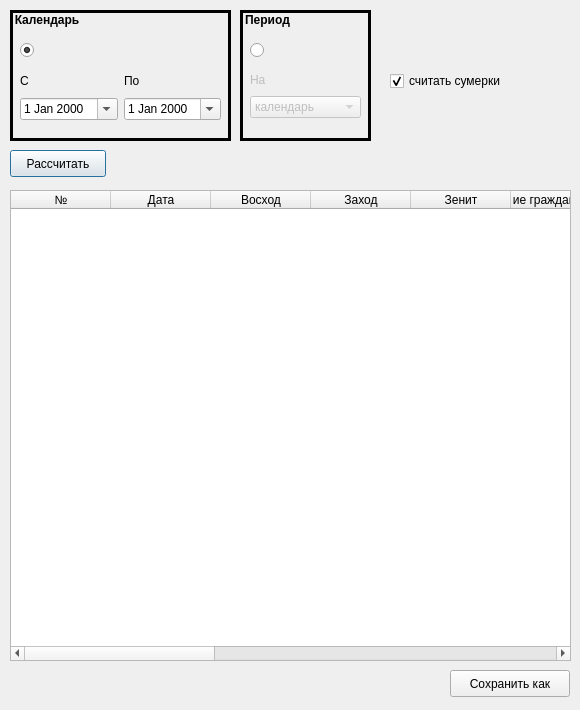
<?xml version="1.0" encoding="UTF-8"?>
<ui version="4.0">
 <class>DialogTableView</class>
 <widget class="QDialog" name="DialogTableView">
  <property name="geometry">
   <rect>
    <x>0</x>
    <y>0</y>
    <width>580</width>
    <height>710</height>
   </rect>
  </property>
  <property name="maximumSize">
   <size>
    <width>580</width>
    <height>710</height>
   </size>
  </property>
  <property name="windowTitle">
   <string>Dialog</string>
  </property>
  <widget class="QTableWidget" name="tableWidget">
   <property name="geometry">
    <rect>
     <x>10</x>
     <y>190</y>
     <width>561</width>
     <height>471</height>
    </rect>
   </property>
   <property name="maximumSize">
    <size>
     <width>580</width>
     <height>710</height>
    </size>
   </property>
   <property name="gridStyle">
    <enum>Qt::SolidLine</enum>
   </property>
   <property name="columnCount">
    <number>14</number>
   </property>
   <column>
    <property name="text">
     <string>№</string>
    </property>
   </column>
   <column>
    <property name="text">
     <string>Дата</string>
    </property>
   </column>
   <column>
    <property name="text">
     <string>Восход</string>
    </property>
   </column>
   <column>
    <property name="text">
     <string>Заход</string>
    </property>
   </column>
   <column>
    <property name="text">
     <string>Зенит</string>
    </property>
   </column>
   <column>
    <property name="text">
     <string>Утренние гражданские сумерки</string>
    </property>
   </column>
   <column>
    <property name="text">
     <string>Утренние навигационные сумерки</string>
    </property>
   </column>
   <column>
    <property name="text">
     <string>Утренние астрономические сумерки</string>
    </property>
   </column>
   <column>
    <property name="text">
     <string>Вечерние гражданские сумерки</string>
    </property>
   </column>
   <column>
    <property name="text">
     <string>Вечерние навигационные сумерки</string>
    </property>
   </column>
   <column>
    <property name="text">
     <string>Вечерние астрономические сумерки</string>
    </property>
   </column>
   <column>
    <property name="text">
     <string>Утренняя сандхья как 1/10 от суток</string>
    </property>
   </column>
   <column>
    <property name="text">
     <string>Утренняя сандхья как 1/10 от половины суток</string>
    </property>
   </column>
   <column>
    <property name="text">
     <string>Утренняя сандхья как 1/10 от светового дня</string>
    </property>
   </column>
  </widget>
  <widget class="QGroupBox" name="groupBoxPeriod">
   <property name="geometry">
    <rect>
     <x>240</x>
     <y>10</y>
     <width>131</width>
     <height>131</height>
    </rect>
   </property>
   <property name="sizePolicy">
    <sizepolicy hsizetype="Fixed" vsizetype="Fixed">
     <horstretch>0</horstretch>
     <verstretch>0</verstretch>
    </sizepolicy>
   </property>
   <property name="styleSheet">
    <string notr="true">QGroupBox
{
             border: 3px solid black;                    
             background-color: rgba(255, 255, 255, 0);
			   font: bold;
}
QGroupBox::title
{
		left: 3px;
		top: 3px;
}</string>
   </property>
   <property name="title">
    <string>Период</string>
   </property>
   <widget class="QRadioButton" name="radioButtonPeriod">
    <property name="geometry">
     <rect>
      <x>10</x>
      <y>30</y>
      <width>20</width>
      <height>21</height>
     </rect>
    </property>
    <property name="text">
     <string/>
    </property>
   </widget>
   <widget class="QWidget" name="layoutWidget">
    <property name="geometry">
     <rect>
      <x>10</x>
      <y>60</y>
      <width>111</width>
      <height>52</height>
     </rect>
    </property>
    <layout class="QVBoxLayout" name="verticalLayout_3">
     <item>
      <widget class="QLabel" name="label_3">
       <property name="enabled">
        <bool>false</bool>
       </property>
       <property name="sizePolicy">
        <sizepolicy hsizetype="Fixed" vsizetype="Fixed">
         <horstretch>0</horstretch>
         <verstretch>0</verstretch>
        </sizepolicy>
       </property>
       <property name="text">
        <string>На</string>
       </property>
      </widget>
     </item>
     <item>
      <widget class="QComboBox" name="comboBoxPeriod">
       <property name="enabled">
        <bool>false</bool>
       </property>
       <property name="currentIndex">
        <number>0</number>
       </property>
       <item>
        <property name="text">
         <string>календарь</string>
        </property>
       </item>
       <item>
        <property name="text">
         <string>месяц</string>
        </property>
       </item>
       <item>
        <property name="text">
         <string>два месяца</string>
        </property>
       </item>
       <item>
        <property name="text">
         <string>три месяца</string>
        </property>
       </item>
       <item>
        <property name="text">
         <string>полгода</string>
        </property>
       </item>
       <item>
        <property name="text">
         <string>год</string>
        </property>
       </item>
       <item>
        <property name="text">
         <string>два года</string>
        </property>
       </item>
       <item>
        <property name="text">
         <string>три года</string>
        </property>
       </item>
       <item>
        <property name="text">
         <string>10 лет</string>
        </property>
       </item>
      </widget>
     </item>
    </layout>
   </widget>
  </widget>
  <widget class="QGroupBox" name="groupBoxCalendar">
   <property name="geometry">
    <rect>
     <x>10</x>
     <y>10</y>
     <width>221</width>
     <height>131</height>
    </rect>
   </property>
   <property name="sizePolicy">
    <sizepolicy hsizetype="Fixed" vsizetype="Fixed">
     <horstretch>0</horstretch>
     <verstretch>0</verstretch>
    </sizepolicy>
   </property>
   <property name="styleSheet">
    <string notr="true">QGroupBox
{
             border: 3px solid black;                    
             background-color: rgba(255, 255, 255, 0);
			   font: bold;
}
QGroupBox::title
{
		left: 3px;
		top: 3px;
}</string>
   </property>
   <property name="title">
    <string>Календарь</string>
   </property>
   <widget class="QWidget" name="layoutWidget_2">
    <property name="geometry">
     <rect>
      <x>10</x>
      <y>60</y>
      <width>201</width>
      <height>54</height>
     </rect>
    </property>
    <layout class="QHBoxLayout" name="horizontalLayout">
     <item>
      <layout class="QVBoxLayout" name="verticalLayout">
       <item>
        <widget class="QLabel" name="label">
         <property name="sizePolicy">
          <sizepolicy hsizetype="Fixed" vsizetype="Fixed">
           <horstretch>0</horstretch>
           <verstretch>0</verstretch>
          </sizepolicy>
         </property>
         <property name="text">
          <string>С</string>
         </property>
        </widget>
       </item>
       <item>
        <widget class="QDateEdit" name="dateEditBegin">
         <property name="sizePolicy">
          <sizepolicy hsizetype="Minimum" vsizetype="Fixed">
           <horstretch>0</horstretch>
           <verstretch>0</verstretch>
          </sizepolicy>
         </property>
         <property name="currentSection">
          <enum>QDateTimeEdit::DaySection</enum>
         </property>
         <property name="calendarPopup">
          <bool>true</bool>
         </property>
         <property name="timeSpec">
          <enum>Qt::LocalTime</enum>
         </property>
        </widget>
       </item>
      </layout>
     </item>
     <item>
      <layout class="QVBoxLayout" name="verticalLayout_2">
       <item>
        <widget class="QLabel" name="label_2">
         <property name="sizePolicy">
          <sizepolicy hsizetype="Fixed" vsizetype="Fixed">
           <horstretch>0</horstretch>
           <verstretch>0</verstretch>
          </sizepolicy>
         </property>
         <property name="text">
          <string>По</string>
         </property>
        </widget>
       </item>
       <item>
        <widget class="QDateEdit" name="dateEditEnd">
         <property name="sizePolicy">
          <sizepolicy hsizetype="Minimum" vsizetype="Fixed">
           <horstretch>0</horstretch>
           <verstretch>0</verstretch>
          </sizepolicy>
         </property>
         <property name="currentSection">
          <enum>QDateTimeEdit::DaySection</enum>
         </property>
         <property name="calendarPopup">
          <bool>true</bool>
         </property>
         <property name="timeSpec">
          <enum>Qt::LocalTime</enum>
         </property>
        </widget>
       </item>
      </layout>
     </item>
    </layout>
   </widget>
   <widget class="QRadioButton" name="radioButtonCalendar">
    <property name="geometry">
     <rect>
      <x>10</x>
      <y>30</y>
      <width>20</width>
      <height>21</height>
     </rect>
    </property>
    <property name="text">
     <string/>
    </property>
    <property name="checked">
     <bool>true</bool>
    </property>
   </widget>
  </widget>
  <widget class="QPushButton" name="pushButtonCalculate">
   <property name="geometry">
    <rect>
     <x>10</x>
     <y>150</y>
     <width>96</width>
     <height>27</height>
    </rect>
   </property>
   <property name="text">
    <string>Рассчитать</string>
   </property>
  </widget>
  <widget class="QPushButton" name="pushButtonSaveAs">
   <property name="geometry">
    <rect>
     <x>450</x>
     <y>670</y>
     <width>120</width>
     <height>27</height>
    </rect>
   </property>
   <property name="text">
    <string>Сохранить как</string>
   </property>
  </widget>
  <widget class="QCheckBox" name="checkBoxTwilight">
   <property name="geometry">
    <rect>
     <x>390</x>
     <y>70</y>
     <width>147</width>
     <height>22</height>
    </rect>
   </property>
   <property name="text">
    <string>считать сумерки</string>
   </property>
   <property name="checked">
    <bool>true</bool>
   </property>
  </widget>
 </widget>
 <resources/>
 <connections/>
</ui>
